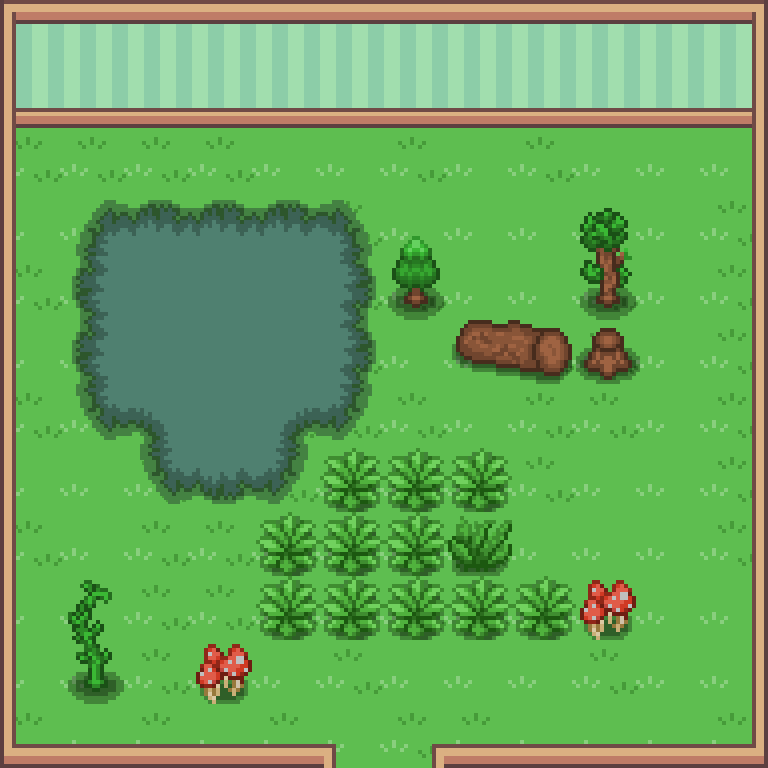

Tiled map render using the project's own tile images. Description and the whole map definition, tile-layer contents included, below:
An orthogonal 12x12 tile map with 64x64 px tiles, 4 tile layers (bg, collisions, overlap, trim), 10 tilesets and 20 objects.

<map version="1.10" tiledversion="1.11.2" orientation="orthogonal" renderorder="right-down" width="12" height="12" tilewidth="64" tileheight="64" infinite="0" nextlayerid="9" nextobjectid="48">
 <tileset firstgid="1" source="TileSets/floorTIles.tsx" />
 <tileset firstgid="73" source="TileSets/wallpapers.tsx" />
 <tileset firstgid="169" source="TileSets/desks.tsx" />
 <tileset firstgid="199" source="TileSets/indoorDeco.tsx" />
 <tileset firstgid="367" source="TileSets/npcs.tsx" />
 <tileset firstgid="1485" source="TileSets/more terrain.tsx" />
 <tileset firstgid="2280" source="TileSets/trees.tsx" />
 <tileset firstgid="2294" source="TileSets/smallRocks.tsx" />
 <tileset firstgid="2302" source="TileSets/trees2.tsx" />
 <tileset firstgid="2309" source="TileSets/OutdoorDeco.tsx" />
 <layer id="1" name="bg" width="12" height="12">
  <properties>
   <property name="group" value="below" />
  </properties>
  <data encoding="csv">
107,75,75,75,75,75,75,75,75,75,75,75,
115,83,83,83,83,83,83,83,83,83,83,83,
1536,1536,1536,1536,1537,1537,1536,1537,1536,1537,1537,1537,
1537,1537,1536,1537,1536,1536,1537,1537,1537,1537,1537,1536,
1536,1537,1723,1723,1723,1536,1536,1537,1537,1536,1537,1536,
1537,1536,1723,1723,1723,1536,1537,1537,1536,1536,1537,1536,
1536,1537,1536,1723,1536,1536,1536,1537,1536,1536,1537,1536,
1537,1537,1536,1537,1536,1537,1537,1537,1536,1537,1537,1536,
1536,1537,1536,1536,1536,1537,1537,1536,1537,1537,1537,1536,
1537,1537,1536,1536,1536,1537,1536,1536,1537,1537,1537,1537,
1537,1537,1536,1537,1537,1536,1537,1537,1537,1536,1537,1537,
1536,1537,1536,1537,1536,1537,1536,1536,1537,1537,1537,1536
</data>
 </layer>
 <objectgroup id="7" name="dialog">
  <properties>
   <property name="group" value="dialog" />
  </properties>
  <object id="46" x="414" y="423" width="113" height="21">
   <properties>
    <property name="text">Head north from the central house to reach
the Mayor's.
,Be carefull he has become corrupt after 
discovering a powerful Fakemon found only
in the heart of a volcano.  </property>
   </properties>
  </object>
  <object id="47" x="412.666" y="423.667" width="114.667" height="30.6667">
   <properties>
    <property name="area" value="jungle" />
    <property name="iD" type="int" value="12" />
    <property name="kill" type="bool" value="false" />
    <property name="state" value="battle" />
    <property name="text">We are the top generals from all of this 
land. Best us in combat and we will reward
you extensively.
,Furthermore besting us will get the attention 
of the mayor.
,BE PREPARED!!</property>
   </properties>
  </object>
 </objectgroup>
 <layer id="3" name="collisions" width="12" height="12">
  <properties>
   <property name="group" value="collision" />
  </properties>
  <data encoding="csv">
0,0,0,0,0,0,0,0,0,0,0,0,
0,0,0,0,0,0,0,0,0,0,0,0,
0,0,0,0,0,0,0,0,0,0,0,0,
0,1669,1670,1670,1670,1671,2315,0,0,2316,0,0,
0,1722,0,0,0,1724,2323,0,0,2324,0,0,
0,1722,0,0,0,1724,0,2147485974,2147485973,2327,0,0,
0,1775,1726,0,1725,1777,0,0,0,0,0,0,
0,0,1775,1776,1777,0,0,0,0,0,0,0,
0,0,0,0,0,0,0,0,0,0,0,0,
0,2314,0,0,0,0,0,0,0,0,0,0,
0,2322,0,0,0,0,0,0,0,0,0,0,
0,0,0,0,0,0,0,0,0,0,0,0
</data>
 </layer>
 <layer id="8" name="overlap" width="12" height="12">
  <properties>
   <property name="group" value="" />
  </properties>
  <data encoding="csv">
0,0,0,0,0,0,0,0,0,0,0,0,
0,0,0,0,0,0,0,0,0,0,0,0,
0,0,0,0,0,0,0,0,0,0,0,0,
0,0,0,0,0,0,0,0,0,0,0,0,
0,0,0,0,0,0,0,0,0,0,0,0,
0,0,0,0,0,0,0,0,0,0,0,0,
0,0,0,0,0,0,0,0,0,0,0,0,
0,0,0,0,0,2328,2328,2328,0,0,0,0,
0,0,0,0,2328,2328,2328,2312,0,0,0,0,
0,0,0,0,2328,2328,2328,2328,2328,2330,0,0,
0,0,0,2330,0,0,0,0,0,0,0,0,
0,0,0,0,0,0,0,0,0,0,0,0
</data>
 </layer>
 <objectgroup id="2" name="Objects" offsetx="2" offsety="-13">
  <properties>
   <property name="group" value="objects" />
  </properties>
  <object id="35" gid="2286" x="607.333" y="295.667" width="128" height="191" />
  <object id="36" gid="2286" x="20.6667" y="525" width="128" height="191" />
  <object id="37" gid="2286" x="439.333" y="293" width="128" height="191" />
  <object id="38" gid="2280" x="636.667" y="437" width="128" height="191" />
  <object id="39" gid="2280" x="234" y="211.667" width="128" height="191" />
  <object id="40" gid="2307" x="559.333" y="590.333" width="192" height="256" />
  <object id="41" gid="2308" x="123.333" y="407.667" width="192" height="256" />
  <object id="42" gid="2306" x="14.3333" y="695.667" width="192" height="256" />
  <object id="43" gid="2286" x="620.667" y="734.333" width="128" height="191" />
  <object id="44" gid="575" x="400.667" y="435.667" width="64" height="96" />
  <object id="45" gid="511" x="475.333" y="435.667" width="64" height="96" />
 </objectgroup>
 <layer id="6" name="trim" width="12" height="12">
  <properties>
   <property name="group" value="" />
  </properties>
  <data encoding="csv">
1,2,2,2,2,2,2,2,2,2,2,3,
9,0,0,0,0,0,0,0,0,0,0,11,
9,0,0,0,0,0,0,0,0,0,0,11,
9,0,0,0,0,0,0,0,0,0,0,11,
9,0,0,0,0,0,0,0,0,0,0,11,
9,0,0,0,0,0,0,0,0,0,0,11,
9,0,0,0,0,0,0,0,0,0,0,11,
9,0,0,0,0,0,0,0,0,0,0,11,
9,0,0,0,0,0,0,0,0,0,0,11,
9,0,0,0,0,0,0,0,0,0,0,11,
9,0,0,0,0,0,0,0,0,0,0,11,
17,18,18,18,18,5,4,18,18,18,18,19
</data>
 </layer>
 <objectgroup id="4" name="transitions">
  <properties>
   <property name="group" value="tra" />
  </properties>
  <object id="1" x="338.333" y="754.333" width="89.3333" height="11.3333">
   <properties>
    <property name="dest" value="main" />
    <property name="pos" value="355,607" />
   </properties>
  </object>
 </objectgroup>
 <objectgroup id="5" name="collisions" visible="0" offsetx="1" offsety="-5">
  <properties>
   <property name="group" value="cols" />
  </properties>
  <object id="3" x="-46" y="-17" width="55" height="807" />
  <object id="4" x="-49.3333" y="749" width="357.333" height="51" />
  <object id="5" x="460" y="751" width="357" height="52" />
  <object id="6" x="754.667" y="10" width="43" height="794" />
  <object id="7" x="-17.6667" y="-35.3333" width="811" height="112" />
  <object id="31" x="226.667" y="769.333" width="294.667" height="32" />
 </objectgroup>
</map>
